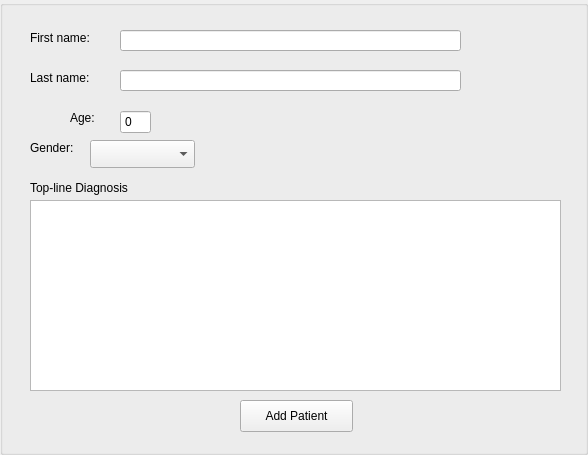
<?xml version="1.0" encoding="UTF-8"?>
<ui version="4.0">
 <class>registerform</class>
 <widget class="QGroupBox" name="registerform">
  <property name="windowModality">
   <enum>Qt::WindowModal</enum>
  </property>
  <property name="geometry">
   <rect>
    <x>0</x>
    <y>0</y>
    <width>588</width>
    <height>455</height>
   </rect>
  </property>
  <property name="windowTitle">
   <string>Patient Registration Form</string>
  </property>
  <property name="title">
   <string/>
  </property>
  <widget class="QLineEdit" name="first">
   <property name="geometry">
    <rect>
     <x>120</x>
     <y>30</y>
     <width>341</width>
     <height>21</height>
    </rect>
   </property>
  </widget>
  <widget class="QTextEdit" name="diagnosis">
   <property name="geometry">
    <rect>
     <x>30</x>
     <y>200</y>
     <width>531</width>
     <height>191</height>
    </rect>
   </property>
  </widget>
  <widget class="QLabel" name="firstlabel">
   <property name="geometry">
    <rect>
     <x>30</x>
     <y>30</y>
     <width>81</width>
     <height>16</height>
    </rect>
   </property>
   <property name="text">
    <string>First name:</string>
   </property>
  </widget>
  <widget class="QLabel" name="label_2">
   <property name="geometry">
    <rect>
     <x>70</x>
     <y>110</y>
     <width>60</width>
     <height>16</height>
    </rect>
   </property>
   <property name="text">
    <string>Age:</string>
   </property>
  </widget>
  <widget class="QSpinBox" name="ageBox">
   <property name="geometry">
    <rect>
     <x>120</x>
     <y>110</y>
     <width>31</width>
     <height>24</height>
    </rect>
   </property>
   <property name="focusPolicy">
    <enum>Qt::StrongFocus</enum>
   </property>
   <property name="wrapping">
    <bool>true</bool>
   </property>
   <property name="buttonSymbols">
    <enum>QAbstractSpinBox::NoButtons</enum>
   </property>
   <property name="suffix">
    <string/>
   </property>
   <property name="maximum">
    <number>150</number>
   </property>
  </widget>
  <widget class="QLabel" name="label_3">
   <property name="geometry">
    <rect>
     <x>30</x>
     <y>140</y>
     <width>60</width>
     <height>16</height>
    </rect>
   </property>
   <property name="text">
    <string>Gender:</string>
   </property>
  </widget>
  <widget class="QComboBox" name="genderBox">
   <property name="geometry">
    <rect>
     <x>90</x>
     <y>140</y>
     <width>105</width>
     <height>28</height>
    </rect>
   </property>
   <property name="focusPolicy">
    <enum>Qt::StrongFocus</enum>
   </property>
   <property name="contextMenuPolicy">
    <enum>Qt::DefaultContextMenu</enum>
   </property>
   <property name="editable">
    <bool>false</bool>
   </property>
   <property name="currentText">
    <string/>
   </property>
   <property name="maxVisibleItems">
    <number>2</number>
   </property>
   <property name="sizeAdjustPolicy">
    <enum>QComboBox::AdjustToContentsOnFirstShow</enum>
   </property>
  </widget>
  <widget class="QLabel" name="dlabel">
   <property name="geometry">
    <rect>
     <x>30</x>
     <y>180</y>
     <width>121</width>
     <height>16</height>
    </rect>
   </property>
   <property name="text">
    <string>Top-line Diagnosis</string>
   </property>
   <property name="scaledContents">
    <bool>false</bool>
   </property>
   <property name="wordWrap">
    <bool>false</bool>
   </property>
  </widget>
  <widget class="QPushButton" name="pushButton">
   <property name="geometry">
    <rect>
     <x>240</x>
     <y>400</y>
     <width>113</width>
     <height>32</height>
    </rect>
   </property>
   <property name="text">
    <string>Add Patient</string>
   </property>
  </widget>
  <widget class="QLineEdit" name="last">
   <property name="geometry">
    <rect>
     <x>120</x>
     <y>70</y>
     <width>341</width>
     <height>21</height>
    </rect>
   </property>
   <property name="text">
    <string/>
   </property>
  </widget>
  <widget class="QLabel" name="lastlabel">
   <property name="geometry">
    <rect>
     <x>30</x>
     <y>70</y>
     <width>81</width>
     <height>16</height>
    </rect>
   </property>
   <property name="text">
    <string>Last name:</string>
   </property>
  </widget>
 </widget>
 <resources/>
 <connections/>
</ui>
